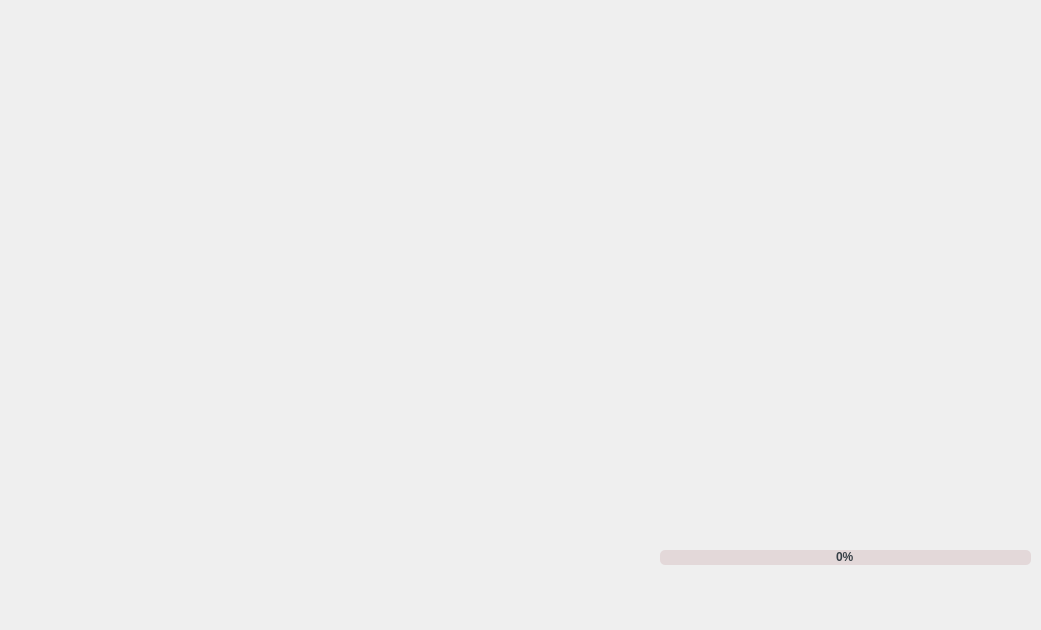
    <widget class="QWidget" name="splash_widget">
     <widget class="QLabel" name="label_65">
      <property name="geometry">
       <rect>
        <x>660</x>
        <y>420</y>
        <width>372</width>
        <height>98</height>
       </rect>
      </property>
      <property name="text">
       <string/>
      </property>
      <property name="pixmap">
       <pixmap resource="myresource.qrc">:/new/prefix_topheader/images/logo_with_text_splash.png</pixmap>
      </property>
      <property name="scaledContents">
       <bool>true</bool>
      </property>
     </widget>
     <widget class="QProgressBar" name="progressBar">
      <property name="geometry">
       <rect>
        <x>660</x>
        <y>550</y>
        <width>371</width>
        <height>15</height>
       </rect>
      </property>
      <property name="styleSheet">
       <string notr="true">QProgressBar
{
	border: 1px solid #fffff;
     text-align: center;
	border-radius: 5px;
	color: #374047;
	font-weight: bold;	
	background-color: rgb(227, 216, 217);
    
}


QProgressBar::chunk
{
    background-color: #30CFC6;
	border-radius: 5px;
    margin: 0.5px;

}

</string>
      </property>
      <property name="value">
       <number>0</number>
      </property>
      <property name="textVisible">
       <bool>true</bool>
      </property>
      <property name="invertedAppearance">
       <bool>false</bool>
      </property>
      <property name="textDirection">
       <enum>QProgressBar::TopToBottom</enum>
      </property>
     </widget>
     <widget class="QLabel" name="lbl_status">
      <property name="geometry">
       <rect>
        <x>660</x>
        <y>590</y>
        <width>371</width>
        <height>31</height>
       </rect>
      </property>
      <property name="font">
       <font>
        <family>Ubuntu</family>
        <pointsize>16</pointsize>
        <bold>false</bold>
       </font>
      </property>
      <property name="text">
       <string/>
      </property>
      <property name="alignment">
       <set>Qt::AlignCenter</set>
      </property>
     </widget>
    </widget>
